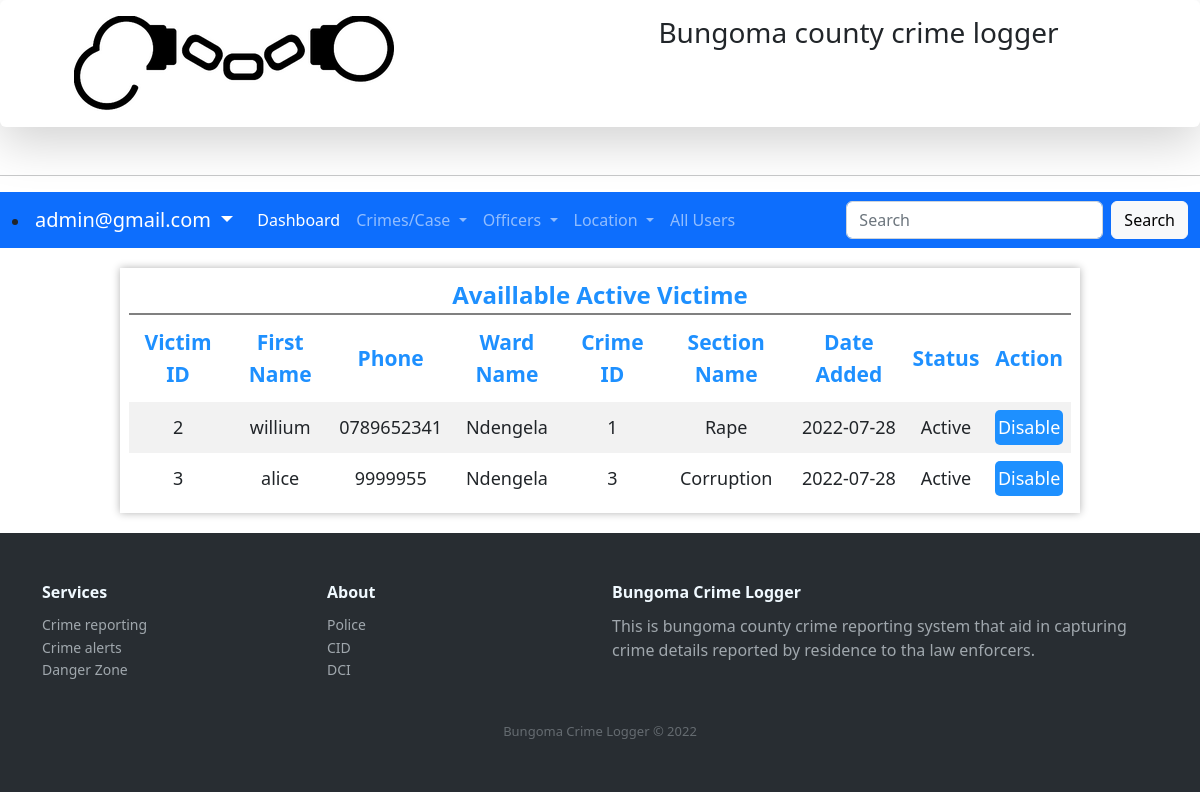
The app's page /victims.php (signed in), older data.
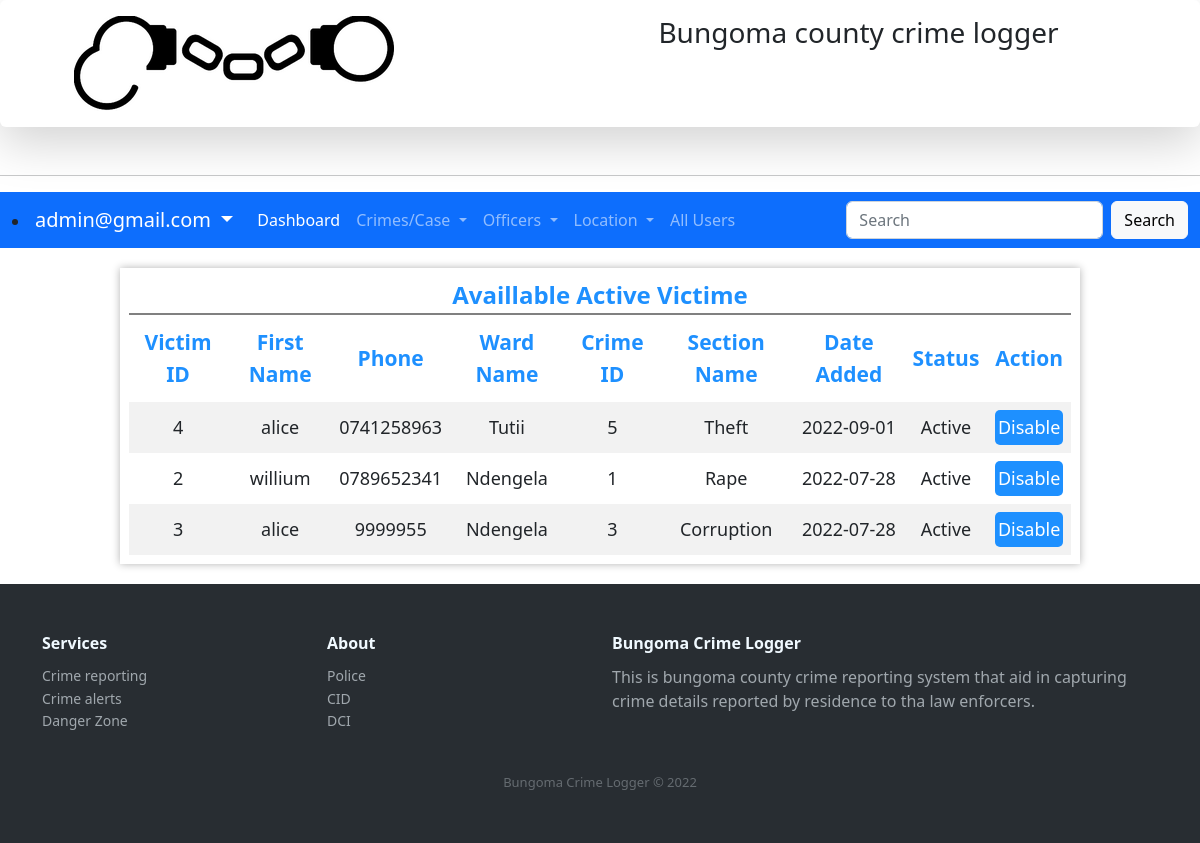
The same page, newer data.
### tables this page shows
CREATE TABLE IF NOT EXISTS `tblvictim` (
  `crimeID` int(12) NOT NULL,
  `victimID` int(12) NOT NULL AUTO_INCREMENT,
  `firstname` varchar(255) NOT NULL,
  `othername` varchar(255) NOT NULL,
  `gender` varchar(6) NOT NULL,
  `idnumber` int(12) NOT NULL,
  `phone` varchar(255) NOT NULL,
  `description` varchar(255) NOT NULL,
  `countyid` int(12) NOT NULL,
  `constituencyid` int(12) NOT NULL,
  `wardid` int(12) NOT NULL,
  `dateadded` date NOT NULL,
  `status` int(1) NOT NULL,
  PRIMARY KEY (`victimID`),
  KEY `viward` (`wardid`),
  KEY `viccounrt` (`countyid`),
  KEY `viconst` (`constituencyid`),
  KEY `crimvictime` (`crimeID`)
);

CREATE TABLE IF NOT EXISTS `tblward` (
  `wardID` int(12) NOT NULL AUTO_INCREMENT,
  `wardname` varchar(255) NOT NULL,
  `description` varchar(255) NOT NULL,
  `dateadded` date NOT NULL,
  `dateupdated` date NOT NULL,
  `status` int(1) NOT NULL,
  `constituemcyID` int(12) NOT NULL,
  PRIMARY KEY (`wardID`),
  KEY `constit` (`constituemcyID`)
);

CREATE TABLE IF NOT EXISTS `tblsection` (
  `sectionID` int(12) NOT NULL AUTO_INCREMENT,
  `sectionnmae` varchar(255) NOT NULL,
  `description` varchar(255) NOT NULL,
  `dateadded` date NOT NULL,
  `dateupdated` date NOT NULL,
  `status` int(1) NOT NULL,
  PRIMARY KEY (`sectionID`)
);

### victims.php (the view, shortened to what the changed rows need)
<?php require_once('Connections/crimecon.php'); ?>
<?php
$maxRows_AllVictims = 10;
$pageNum_AllVictims = 0;
$startRow_AllVictims = $pageNum_AllVictims * $maxRows_AllVictims;
$query_AllVictims = "SELECT tblvictim.victimID,  tblvictim.firstname, tblvictim.phone, tblward.wardname,tblvictim.crimeID, tblsection.sectionnmae,tblvictim.status, tblvictim.dateadded FROM tblvictim, tblward, tblcrime, tblsection WHERE tblward.wardID = tblvictim.wardid  AND tblcrime.crimeID = tblvictim.crimeID   AND tblsection.sectionID= tblcrime.sectionID  AND tblvictim.status = 1 ORDER BY tblvictim.dateadded DESC";
$query_limit_AllVictims = sprintf("%s LIMIT %d, %d", $query_AllVictims, $startRow_AllVictims, $maxRows_AllVictims);
$AllVictims = mysql_query($query_limit_AllVictims, $crimecon) or die(mysql_error());
$row_AllVictims = mysql_fetch_assoc($AllVictims);
?>
<!DOCTYPE html PUBLIC "-//W3C//DTD XHTML 1.0 Transitional//EN" "http://www.w3.org/TR/xhtml1/DTD/xhtml1-transitional.dtd">
<html xmlns="http://www.w3.org/1999/xhtml">
<head>
<link rel="stylesheet" type="text/css" href="customcss/myelements.css">
<link rel="stylesheet" type="text/css" href="customcss/navigation.css">
<link rel="stylesheet" type="text/css" href="css/bootstrap.min.css">
<link rel="stylesheet" href="https://cdnjs.cloudflare.com/ajax/libs/ionicons/2.0.1/css/ionicons.min.css">
</head>
<body>
<div class="scroll-table">
  <div class="table-holder">
<table>
  <thead>
  <tr>
    <th>Victim ID</th>
    <th>First Name</th>
    <th>Phone</th>
    <th>Ward Name</th>
    <th>Crime ID</th>
    <th>Section Name</th>
    <th>Date Added</th>
    <th>Status</th>
    <th>Action</th>
  </tr>
  </thead>
  <tbody>
    <?php do { ?>
    <tr>
      <td><?php echo $row_AllVictims['victimID']; ?></td>
      <td><?php echo $row_AllVictims['firstname']; ?></td>
      <td><?php echo $row_AllVictims['phone']; ?></td>
      <td><?php echo $row_AllVictims['wardname']; ?></td>
      <td><?php echo $row_AllVictims['crimeID']; ?></td>
      <td><?php echo $row_AllVictims['sectionnmae']; ?></td>
      <td><?php echo $row_AllVictims['dateadded']; ?></td>
      <td><?php  if ($row_AllVictims['status'] == 1) {
        echo "Active";
      }else{
        echo "Not Active";
      } ?></td>
      <td>
        <form action="victims.php" method="POST" name="formdiasblevictime" id="disablevictim1"> <button class="myActionbutton" value="<?php echo $row_AllVictims['victimID']; ?>" name="btndisablevictims">Disable</button>
      </form>
      </td>
    </tr>
    <?php } while ($row_AllVictims = mysql_fetch_assoc($AllVictims)); ?>
    </tbody>
</table>
</div>
</div>
</body>
</html>

Row changes from the older to the newer data that the page shows:
added tblvictim: victimID "4", firstname "alice", phone "0741258963", wardid.wardname "Tutii", crimeID "5", tblsection.sectionnmae "Theft", dateadded "2022-09-01", status "Active"
